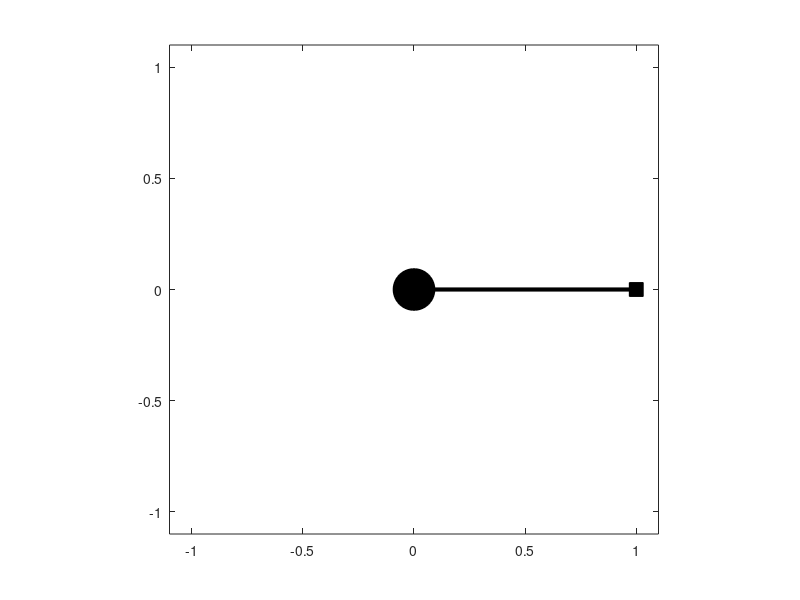

Here is the MATLAB script that generated this plot:
clc;clear all;close all;
n=input('please insert your number ');
theta=linspace(0,-2*pi,n);
xe=cos(theta);
ye=sin(theta);
for ii=1:n
    plot([0,xe(ii)],[0,ye(ii)],'k','linewidth',3);
    hold on
    plot(xe(ii),ye(ii),'sk','markerfacecolor','k','markersize',10);
    plot(0,0,'ok','markersize',30,'markerfacecolor','k');
    hold off
    axis([-1.1 1.1 -1.1 1.1]);
    axis square
    pause(1)
end
